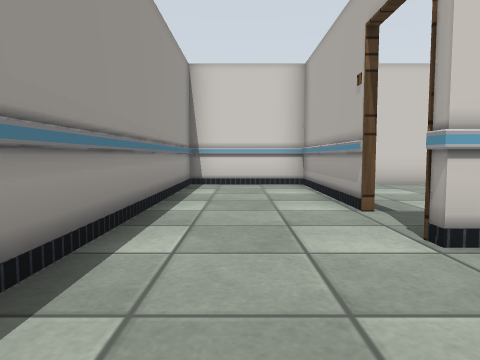
[1] (above)

24 first-person views from a walk through a Gazebo world. The camera is 0.72 m above the floor, tilts 4° down and sees 70° across. The floor is counted in squares, 1 m on a side. Each view is taken from the middle of a square. On the plan, view 1 faces up. The plan holds only what a view shows up to about 11 squares ahead; the rest is blank. The place goes on beyond the plan. Robots are left out. Some surface patterns are stand-ins.

[2]
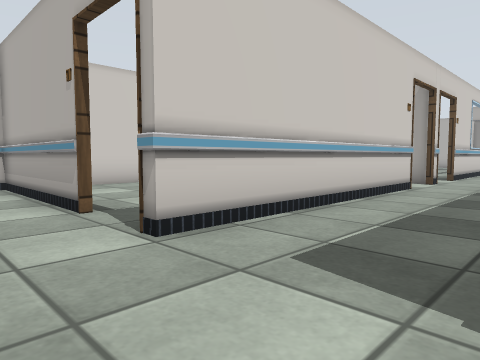

[3]
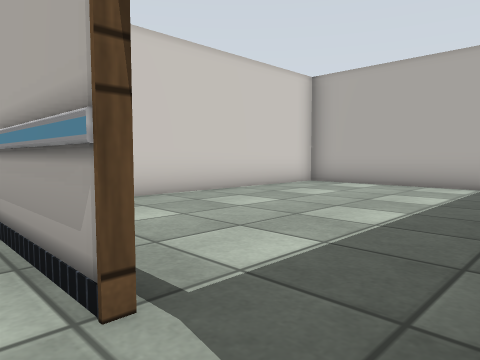

[4]
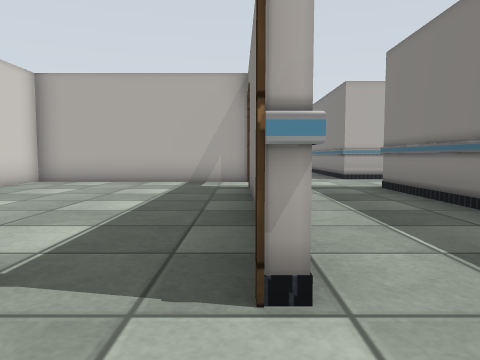

[5]
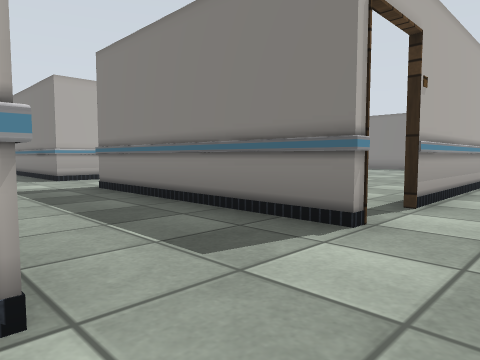

[6]
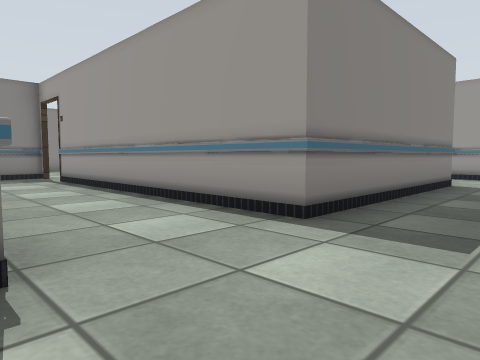

[7]
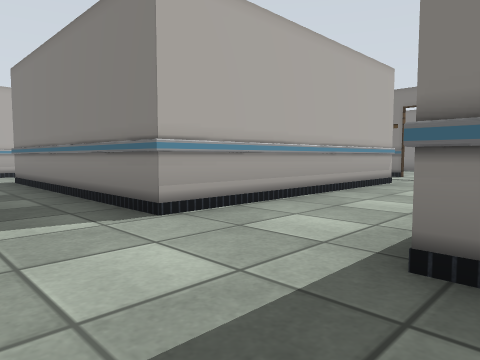

[8]
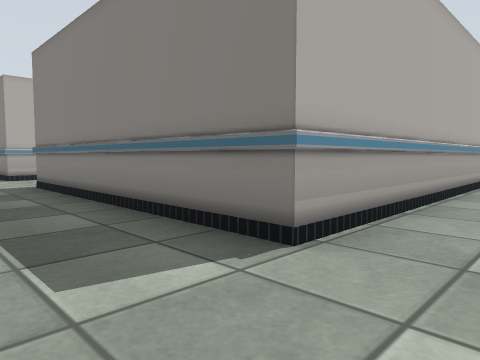

[9]
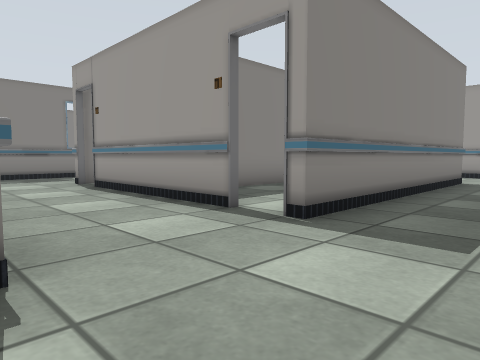

[10]
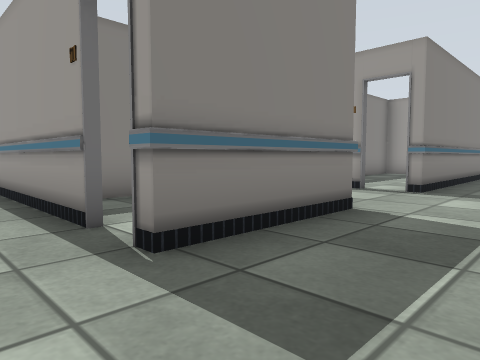

[11]
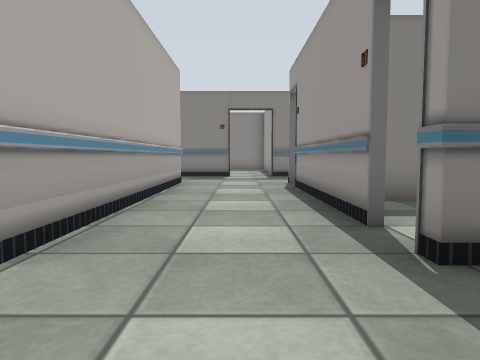

[12]
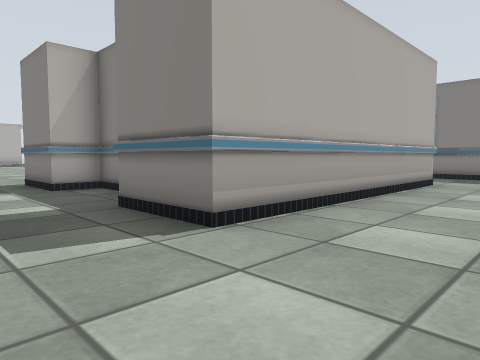

[13]
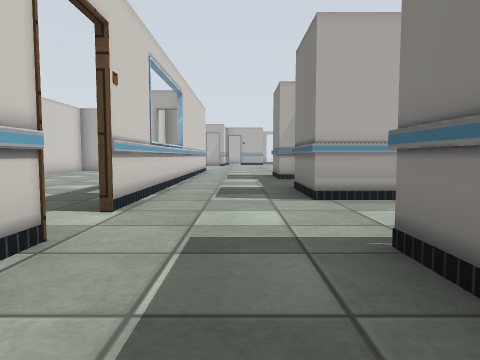

[14]
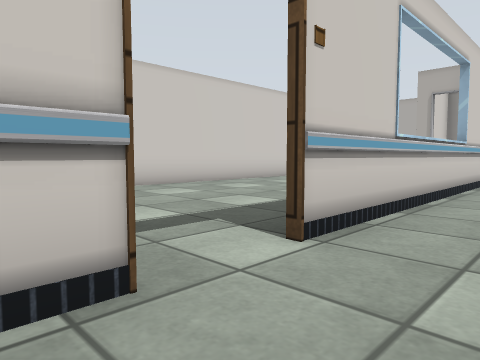

[15]
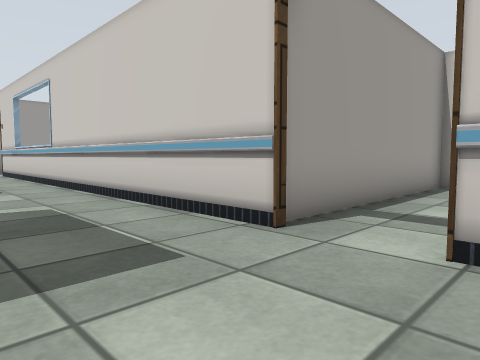

[16]
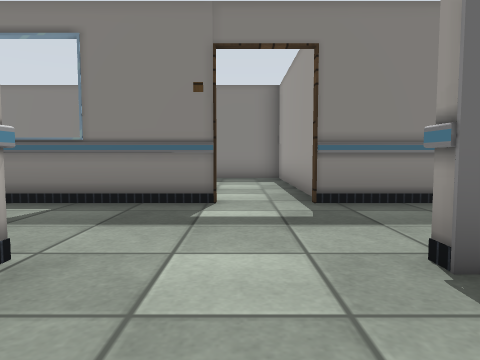

[17]
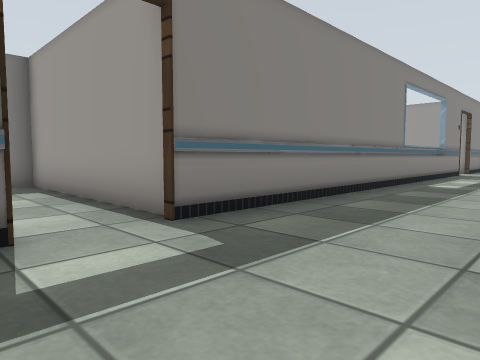

[18]
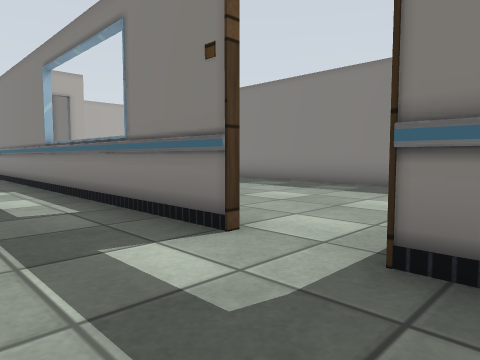

[19]
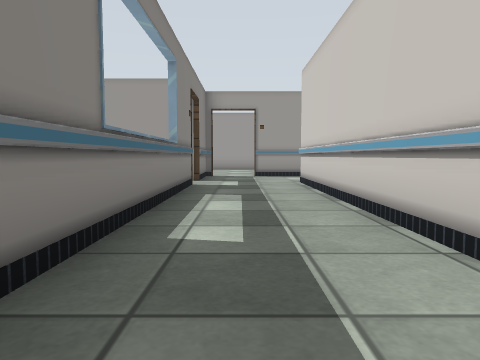

[20]
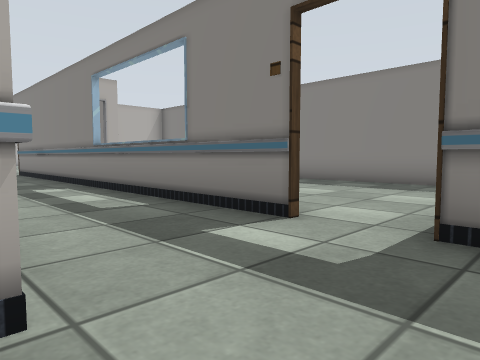

[21]
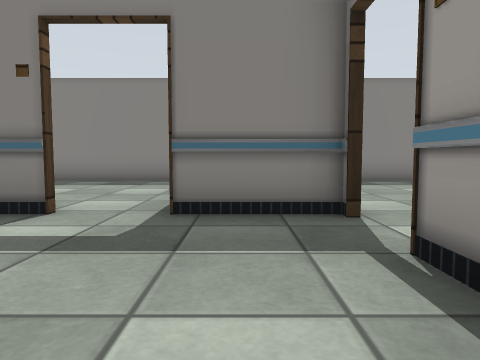

[22]
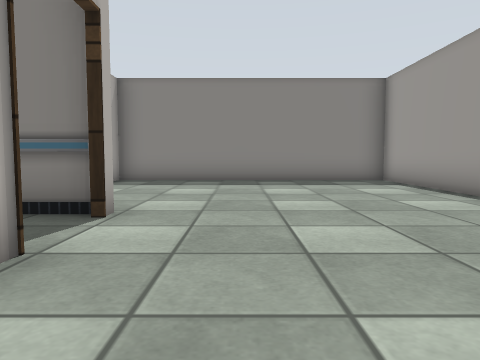

[23]
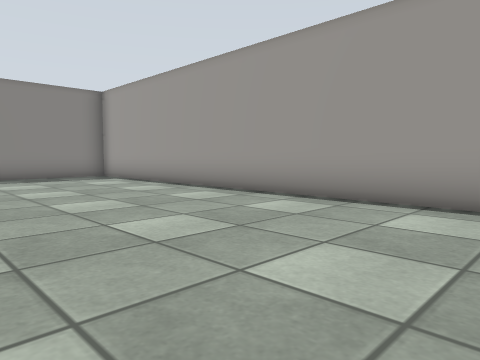

[24]
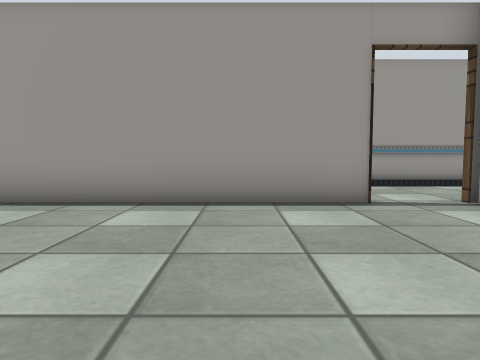

### Floor plan
Points are (right, up) in squares from view 1. A wall is a line through its corners. A room is listed if a view was taken in it or the views show most of it. See-through windows are left out.
Room 1 (views 1, 2, 3, 4, 5, 6, 7, 8, 9, 10, 11, 12, 13, 14, 15, 16, 17, 18, 19, 20, 21)
walls: (17.7, -1.4) (17.7, -6.1); (20.6, -1) (20.6, -0.2) (23.7, -0.2) (23.7, -0.6); (17.8, -7.3) (10.6, -7.3) (10.6, -0.2) (17.7, -0.2) (17.7, -0.6); (23.7, -1.4) (23.7, -6.1); (23.7, -7) (23.7, -7.5); (23.7, 2.7) (11.4, 2.7); (26.6, -7.5) (26.6, -0.2) (28.7, -0.2); (25.2, -10.2) (32.5, -10.2); (11.2, -10.2) (23.9, -10.2); (9.9, 2.7) (9.6, 2.7); (30.8, -1.2) (31.7, -1.2) (31.7, -0.2) (32.5, -0.2); (8, 2.7) (1.6, 2.7) (1.6, 3); (7.6, -10.2) (9.7, -10.2); (32.5, 2.7) (25.2, 2.7); (1.5, -0.2) (7.7, -0.2) (7.7, -8.5); (-1.3, 3.5) (-1.3, -1)
ways out: opening at (8, -9) to room 2; opening at (8.5, 3) to room 3; opening at (0.5, 3) to room 4; opening at (0.5, 0); opening at (11, -10); opening at (11, 3); opening at (17, -1); opening at (23, -1); opening at (25, -10); opening at (25, 3)
Room 2 (views 22, 23, 24)
walls: (7.6, -10.4) (7.6, -9.9); (1.7, -1.9) (1.7, -16.2) (10.1, -16.2)
ways out: opening at (8, -9) to room 1; opening at (2, -1)
Room 3 (no view inside)
walls: (4.9, 2.8) (7.6, 2.8); (9.6, 2.7) (9.6, 8.7) (3.4, 8.7)
ways out: opening at (8.5, 3) to room 1; opening at (2, 4) to room 4
Room 4 (no view inside)
walls: (1.6, 4.4) (1.6, 8.7) (-1.3, 8.7) (-1.3, 3.5)
ways out: opening at (0.5, 3) to room 1; opening at (2, 4) to room 3

Positions as (right, up) in squares from view 1, and headings:
1: (0, 0), facing up
2: (0, 0), facing up-right
3: (1, 3), facing up-right
4: (0, 3), facing right
5: (0, 3), facing down-right
6: (11, 2), facing down-left
7: (7, 2), facing down-right
8: (9, 2), facing down-right
9: (21, 2), facing down-left
10: (25, 2), facing down-left
11: (25, 2), facing down
12: (24, 2), facing down-right
13: (21, 1), facing right
14: (23, 1), facing up-right
15: (26, 0), facing up-left
16: (25, -5), facing down
17: (26, -7), facing down-left
18: (23, -8), facing down-right
19: (20, -9), facing left
20: (9, -7), facing down-right
21: (9, -6), facing down
22: (6, -6), facing down
23: (7, -4), facing down-left
24: (7, -4), facing left
